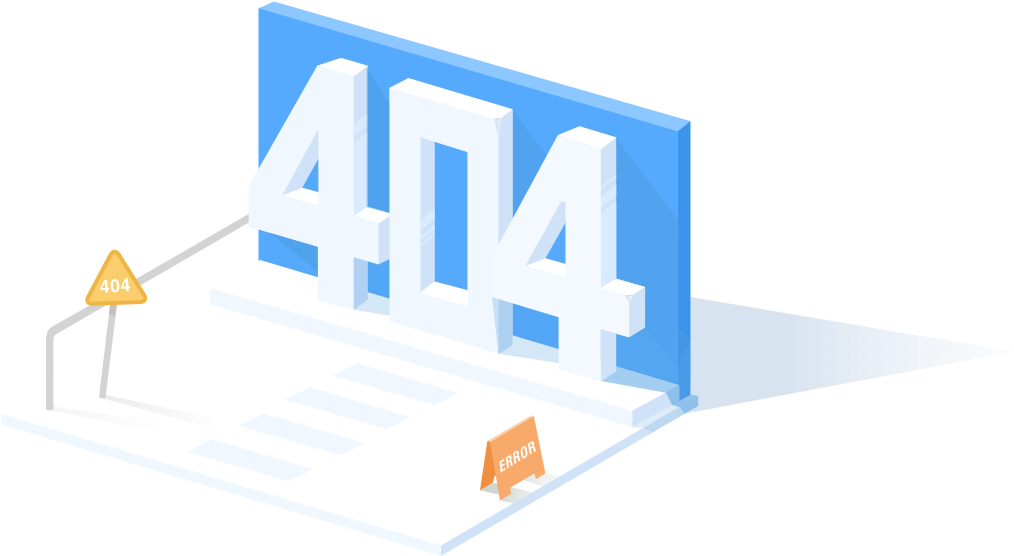
#> input picture src/assets/404_images/404.png, 1014 x 556 px, given as the content of the folder ../assets/404_images/404.png, which was not available
$ python -i white_backgroup_with_path.py   (imports and definitions only)
#> lines starting #> are read from the running program, lines starting #| are printed output that depends on the picture; pictures that were not available may be replaced by others from this repository, and a replacement may not be noted
from PIL import Image
import os


def func(src_path: str, target_path: str):
#> called with src_path = '../assets/404_images/404.png', target_path = 'out.png'
    i = 1
    j = 1
    img_files = os.listdir(src_path)
    img_files.reverse()
    count = 0
    for file_name in img_files:
        img_path = os.path.join(src_path, file_name)
        img = Image.open(img_path)  # 读取系统的内照片
#> img is the input picture: PIL image 1014x556 RGBA; mean R, G, B, A 91.1, 100.1, 108.9, 107.7
        width = img.size[0]  # 长度
#> width = 1014
        height = img.size[1]  # 宽度
#> height = 556
        for i in range(0, width):  # 遍历所有长度的点
            for j in range(0, height):  # 遍历所有宽度的点
                data = (img.getpixel((i, j)))  # 打印该图片的所有点
                # print(data)  # 打印每个像素点的颜色RGBA的值(r,g,b,alpha)
                # print(data[0])  # 打印RGBA的r值
                # RGBA的r值大于170，并且g值大于170,并且b值大于170
                if data[0] >= 150 and data[1] >= 160 and data[2] >= 0:
                    # 则这些像素点的颜色改成大红色
                    img.putpixel((i, j), (255, 255, 255, 255))
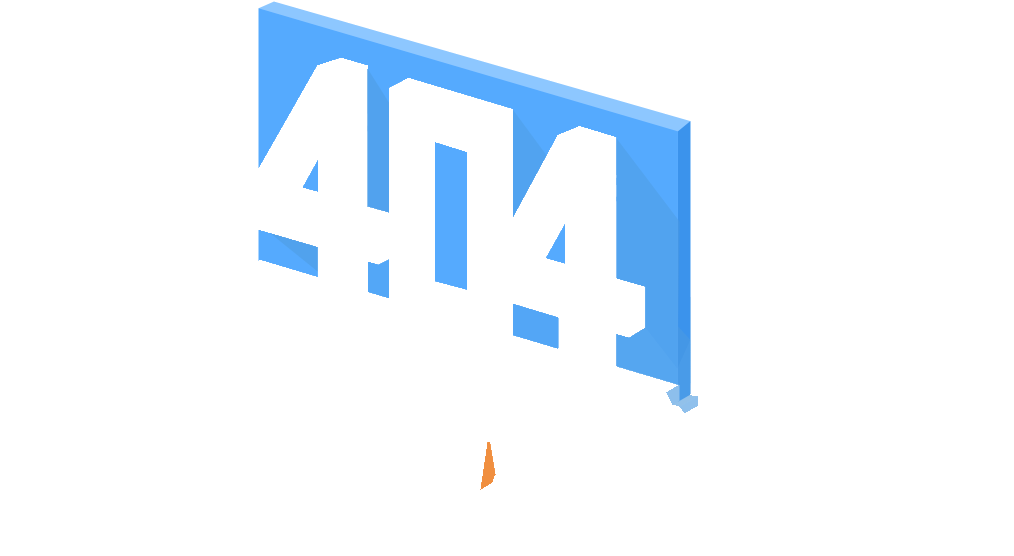
#> img: PIL image 1014x556 RGBA; mean R, G, B, A 96.8, 104.2, 111.4, 112; transparent parts drawn white
        img = img.convert("RGB")  # 把图片强制转成RGB
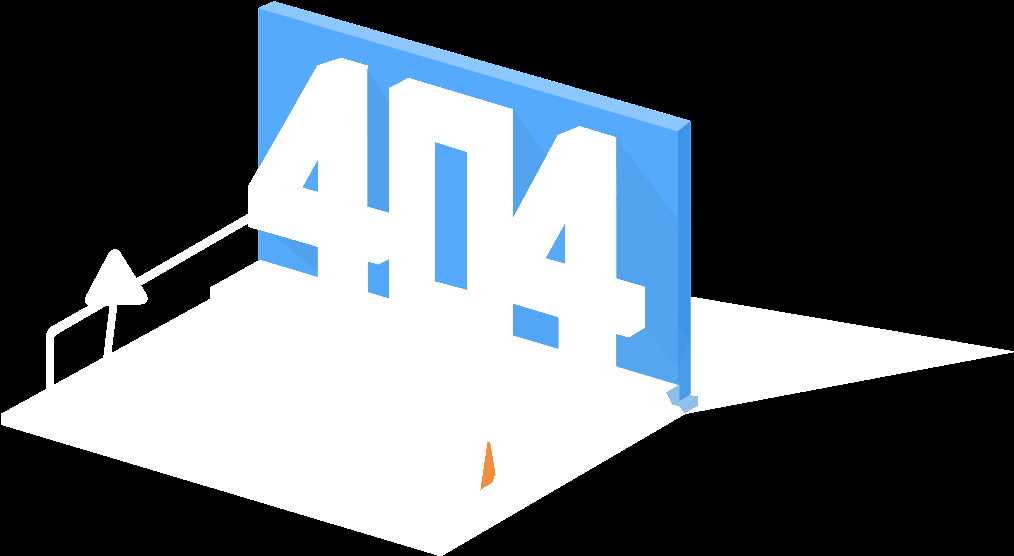
#> img: PIL image 1014x556 RGB; mean R, G, B 96.8, 104.2, 111.4
        img.save(target_path + "/" + str(count) + ".jpg")  # 保存修改像素点后的图片
        count += 1


# [3 lines not run here, left out]

>>> result = func('../assets/404_images/404.png', 'out.png')

$ run again, on src/assets/404_images/su.png
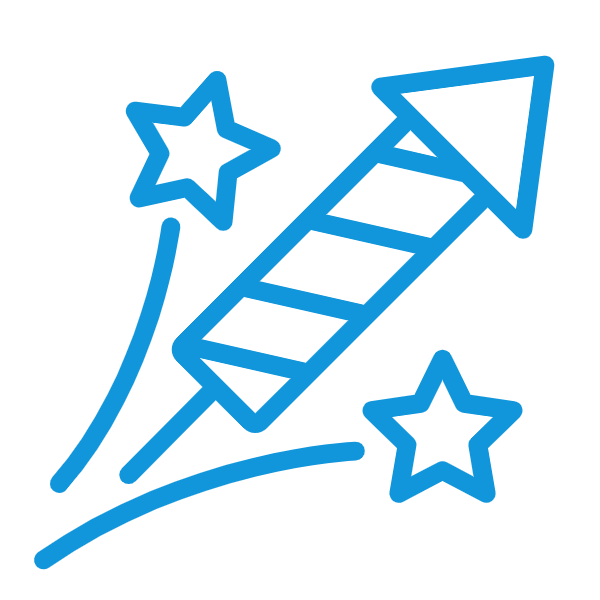
#> input picture src/assets/404_images/su.png, 600 x 600 px, given as the content of the folder ../assets/404_images/su.png, which was not available
#> in func, img is the input picture: PIL image 600x600 RGBA; mean R, G, B, A 3.3, 27.5, 40.2, 44.6
#> in func, `img = img.convert("RGB")`:
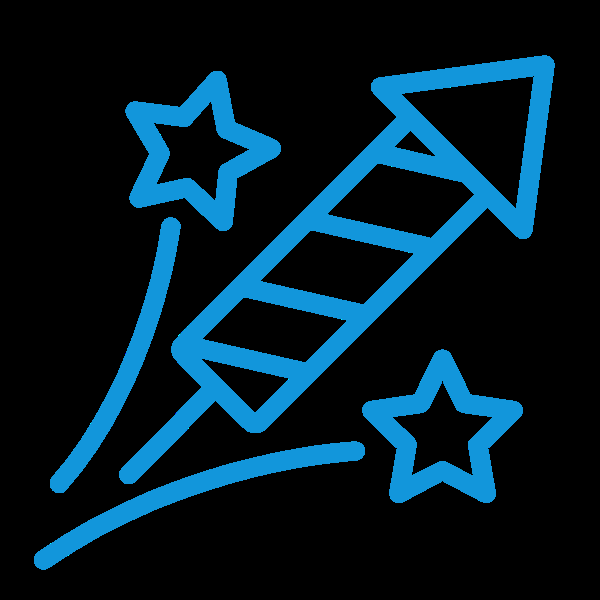
#> img: PIL image 600x600 RGB; mean R, G, B 3.3, 27.5, 40.2
